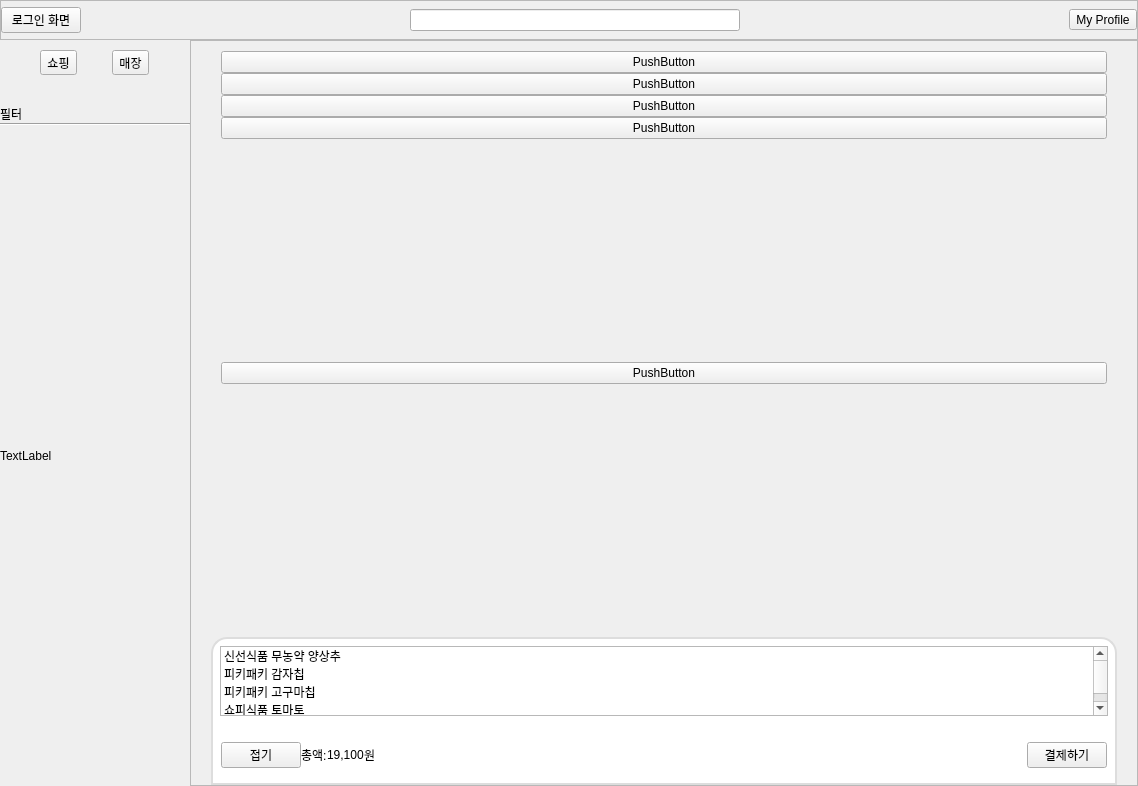
<?xml version="1.0" encoding="UTF-8"?>
<ui version="4.0">
 <class>Form_user</class>
 <widget class="QWidget" name="Form_user">
  <property name="geometry">
   <rect>
    <x>0</x>
    <y>0</y>
    <width>1138</width>
    <height>786</height>
   </rect>
  </property>
  <property name="sizePolicy">
   <sizepolicy hsizetype="Expanding" vsizetype="Expanding">
    <horstretch>0</horstretch>
    <verstretch>0</verstretch>
   </sizepolicy>
  </property>
  <property name="minimumSize">
   <size>
    <width>0</width>
    <height>30</height>
   </size>
  </property>
  <property name="windowTitle">
   <string>Form</string>
  </property>
  <layout class="QVBoxLayout" name="verticalLayout">
   <property name="spacing">
    <number>0</number>
   </property>
   <property name="leftMargin">
    <number>0</number>
   </property>
   <property name="topMargin">
    <number>0</number>
   </property>
   <property name="rightMargin">
    <number>0</number>
   </property>
   <property name="bottomMargin">
    <number>0</number>
   </property>
   <item>
    <widget class="QFrame" name="top_bar">
     <property name="sizePolicy">
      <sizepolicy hsizetype="Expanding" vsizetype="Fixed">
       <horstretch>0</horstretch>
       <verstretch>0</verstretch>
      </sizepolicy>
     </property>
     <property name="minimumSize">
      <size>
       <width>0</width>
       <height>40</height>
      </size>
     </property>
     <property name="frameShape">
      <enum>QFrame::StyledPanel</enum>
     </property>
     <property name="frameShadow">
      <enum>QFrame::Raised</enum>
     </property>
     <layout class="QHBoxLayout" name="horizontalLayout">
      <property name="spacing">
       <number>0</number>
      </property>
      <property name="leftMargin">
       <number>0</number>
      </property>
      <property name="topMargin">
       <number>0</number>
      </property>
      <property name="rightMargin">
       <number>0</number>
      </property>
      <property name="bottomMargin">
       <number>0</number>
      </property>
      <item>
       <widget class="QPushButton" name="btn_to_login_page">
        <property name="text">
         <string>로그인 화면</string>
        </property>
       </widget>
      </item>
      <item>
       <spacer name="horizontalSpacer">
        <property name="orientation">
         <enum>Qt::Horizontal</enum>
        </property>
        <property name="sizeHint" stdset="0">
         <size>
          <width>40</width>
          <height>20</height>
         </size>
        </property>
       </spacer>
      </item>
      <item>
       <widget class="QLineEdit" name="lineEdit"/>
      </item>
      <item>
       <spacer name="horizontalSpacer_2">
        <property name="orientation">
         <enum>Qt::Horizontal</enum>
        </property>
        <property name="sizeHint" stdset="0">
         <size>
          <width>40</width>
          <height>20</height>
         </size>
        </property>
       </spacer>
      </item>
      <item>
       <widget class="QToolButton" name="toolButton">
        <property name="text">
         <string>My Profile</string>
        </property>
       </widget>
      </item>
     </layout>
    </widget>
   </item>
   <item>
    <widget class="QWidget" name="main_aria" native="true">
     <layout class="QHBoxLayout" name="horizontalLayout_2" stretch="1,5">
      <property name="spacing">
       <number>0</number>
      </property>
      <property name="leftMargin">
       <number>0</number>
      </property>
      <property name="topMargin">
       <number>0</number>
      </property>
      <property name="rightMargin">
       <number>0</number>
      </property>
      <property name="bottomMargin">
       <number>0</number>
      </property>
      <item>
       <widget class="QWidget" name="side_bar" native="true">
        <layout class="QVBoxLayout" name="verticalLayout_4" stretch="1,8">
         <property name="spacing">
          <number>0</number>
         </property>
         <property name="leftMargin">
          <number>0</number>
         </property>
         <property name="topMargin">
          <number>0</number>
         </property>
         <property name="rightMargin">
          <number>0</number>
         </property>
         <property name="bottomMargin">
          <number>0</number>
         </property>
         <item>
          <layout class="QHBoxLayout" name="horizontalLayout_3">
           <property name="spacing">
            <number>5</number>
           </property>
           <property name="leftMargin">
            <number>10</number>
           </property>
           <property name="topMargin">
            <number>10</number>
           </property>
           <property name="rightMargin">
            <number>10</number>
           </property>
           <property name="bottomMargin">
            <number>10</number>
           </property>
           <item>
            <widget class="QToolButton" name="toolButton_3">
             <property name="text">
              <string>쇼핑</string>
             </property>
            </widget>
           </item>
           <item>
            <widget class="QToolButton" name="toolButton_2">
             <property name="text">
              <string>매장</string>
             </property>
            </widget>
           </item>
          </layout>
         </item>
         <item>
          <widget class="QStackedWidget" name="stack_side_bar">
           <property name="sizePolicy">
            <sizepolicy hsizetype="Expanding" vsizetype="Expanding">
             <horstretch>0</horstretch>
             <verstretch>0</verstretch>
            </sizepolicy>
           </property>
           <property name="minimumSize">
            <size>
             <width>30</width>
             <height>30</height>
            </size>
           </property>
           <property name="currentIndex">
            <number>0</number>
           </property>
           <widget class="QWidget" name="side_allergy_filter_page">
            <property name="sizePolicy">
             <sizepolicy hsizetype="Expanding" vsizetype="Preferred">
              <horstretch>0</horstretch>
              <verstretch>0</verstretch>
             </sizepolicy>
            </property>
            <layout class="QVBoxLayout" name="verticalLayout_6" stretch="0,0,10">
             <property name="spacing">
              <number>0</number>
             </property>
             <property name="leftMargin">
              <number>0</number>
             </property>
             <property name="topMargin">
              <number>20</number>
             </property>
             <property name="rightMargin">
              <number>0</number>
             </property>
             <property name="bottomMargin">
              <number>0</number>
             </property>
             <item>
              <widget class="QLabel" name="label_2">
               <property name="text">
                <string>필터</string>
               </property>
              </widget>
             </item>
             <item>
              <widget class="Line" name="line_3">
               <property name="orientation">
                <enum>Qt::Horizontal</enum>
               </property>
              </widget>
             </item>
             <item>
              <widget class="QLabel" name="label_6">
               <property name="text">
                <string>TextLabel</string>
               </property>
              </widget>
             </item>
            </layout>
           </widget>
           <widget class="QWidget" name="side_pick_page">
            <layout class="QVBoxLayout" name="verticalLayout_8">
             <property name="spacing">
              <number>0</number>
             </property>
             <property name="leftMargin">
              <number>0</number>
             </property>
             <property name="topMargin">
              <number>0</number>
             </property>
             <property name="rightMargin">
              <number>0</number>
             </property>
             <property name="bottomMargin">
              <number>0</number>
             </property>
             <item>
              <widget class="QScrollArea" name="scrollArea_2">
               <property name="widgetResizable">
                <bool>true</bool>
               </property>
               <widget class="QWidget" name="scrollAreaWidgetContents">
                <property name="geometry">
                 <rect>
                  <x>0</x>
                  <y>0</y>
                  <width>188</width>
                  <height>661</height>
                 </rect>
                </property>
                <layout class="QVBoxLayout" name="verticalLayout_11">
                 <item>
                  <layout class="QHBoxLayout" name="horizontalLayout_8">
                   <property name="topMargin">
                    <number>0</number>
                   </property>
                   <item>
                    <widget class="QLabel" name="label_15">
                     <property name="text">
                      <string>진행정보</string>
                     </property>
                    </widget>
                   </item>
                   <item>
                    <widget class="QLabel" name="text_progress">
                     <property name="text">
                      <string>80%</string>
                     </property>
                    </widget>
                   </item>
                  </layout>
                 </item>
                 <item>
                  <widget class="QProgressBar" name="shop_progressBar">
                   <property name="value">
                    <number>24</number>
                   </property>
                  </widget>
                 </item>
                 <item>
                  <widget class="QLabel" name="label_3">
                   <property name="text">
                    <string>원격 선택 상품</string>
                   </property>
                  </widget>
                 </item>
                 <item>
                  <widget class="QListWidget" name="listWidget_2"/>
                 </item>
                 <item>
                  <widget class="QLabel" name="label_14">
                   <property name="text">
                    <string>자동 선택 상품</string>
                   </property>
                  </widget>
                 </item>
                 <item>
                  <widget class="QListWidget" name="listWidget_3"/>
                 </item>
                </layout>
               </widget>
              </widget>
             </item>
            </layout>
           </widget>
          </widget>
         </item>
        </layout>
       </widget>
      </item>
      <item>
       <widget class="QStackedWidget" name="stacked_content">
        <property name="frameShape">
         <enum>QFrame::StyledPanel</enum>
        </property>
        <property name="currentIndex">
         <number>0</number>
        </property>
        <widget class="QWidget" name="page_content_user">
         <property name="sizePolicy">
          <sizepolicy hsizetype="Expanding" vsizetype="Expanding">
           <horstretch>0</horstretch>
           <verstretch>0</verstretch>
          </sizepolicy>
         </property>
         <layout class="QVBoxLayout" name="verticalLayout_5">
          <property name="spacing">
           <number>0</number>
          </property>
          <property name="leftMargin">
           <number>0</number>
          </property>
          <property name="topMargin">
           <number>0</number>
          </property>
          <property name="rightMargin">
           <number>0</number>
          </property>
          <property name="bottomMargin">
           <number>0</number>
          </property>
          <item>
           <widget class="QWidget" name="widget_3" native="true">
            <layout class="QVBoxLayout" name="verticalLayout_13" stretch="10,1">
             <property name="spacing">
              <number>30</number>
             </property>
             <property name="leftMargin">
              <number>20</number>
             </property>
             <property name="topMargin">
              <number>0</number>
             </property>
             <property name="rightMargin">
              <number>20</number>
             </property>
             <property name="bottomMargin">
              <number>0</number>
             </property>
             <item>
              <widget class="QScrollArea" name="scrollArea">
               <property name="sizePolicy">
                <sizepolicy hsizetype="Expanding" vsizetype="Expanding">
                 <horstretch>0</horstretch>
                 <verstretch>0</verstretch>
                </sizepolicy>
               </property>
               <property name="frameShape">
                <enum>QFrame::NoFrame</enum>
               </property>
               <property name="frameShadow">
                <enum>QFrame::Plain</enum>
               </property>
               <property name="widgetResizable">
                <bool>true</bool>
               </property>
               <widget class="QWidget" name="scroll_main_content">
                <property name="geometry">
                 <rect>
                  <x>0</x>
                  <y>0</y>
                  <width>906</width>
                  <height>566</height>
                 </rect>
                </property>
                <property name="sizePolicy">
                 <sizepolicy hsizetype="Expanding" vsizetype="MinimumExpanding">
                  <horstretch>0</horstretch>
                  <verstretch>0</verstretch>
                 </sizepolicy>
                </property>
                <layout class="QVBoxLayout" name="verticalLayout_2">
                 <property name="spacing">
                  <number>0</number>
                 </property>
                 <property name="leftMargin">
                  <number>10</number>
                 </property>
                 <property name="topMargin">
                  <number>10</number>
                 </property>
                 <property name="rightMargin">
                  <number>10</number>
                 </property>
                 <property name="bottomMargin">
                  <number>0</number>
                 </property>
                 <item>
                  <widget class="QPushButton" name="pushButton_4">
                   <property name="text">
                    <string>PushButton</string>
                   </property>
                  </widget>
                 </item>
                 <item>
                  <widget class="QPushButton" name="pushButton_5">
                   <property name="text">
                    <string>PushButton</string>
                   </property>
                  </widget>
                 </item>
                 <item>
                  <widget class="QPushButton" name="pushButton_6">
                   <property name="text">
                    <string>PushButton</string>
                   </property>
                  </widget>
                 </item>
                 <item>
                  <widget class="QPushButton" name="pushButton_7">
                   <property name="text">
                    <string>PushButton</string>
                   </property>
                  </widget>
                 </item>
                 <item>
                  <spacer name="verticalSpacer_2">
                   <property name="orientation">
                    <enum>Qt::Vertical</enum>
                   </property>
                   <property name="sizeHint" stdset="0">
                    <size>
                     <width>20</width>
                     <height>30</height>
                    </size>
                   </property>
                  </spacer>
                 </item>
                 <item>
                  <widget class="QPushButton" name="pushButton_8">
                   <property name="text">
                    <string>PushButton</string>
                   </property>
                  </widget>
                 </item>
                 <item>
                  <spacer name="verticalSpacer">
                   <property name="orientation">
                    <enum>Qt::Vertical</enum>
                   </property>
                   <property name="sizeType">
                    <enum>QSizePolicy::Expanding</enum>
                   </property>
                   <property name="sizeHint" stdset="0">
                    <size>
                     <width>20</width>
                     <height>0</height>
                    </size>
                   </property>
                  </spacer>
                 </item>
                </layout>
               </widget>
              </widget>
             </item>
             <item>
              <widget class="QWidget" name="cart_frame" native="true">
               <property name="styleSheet">
                <string notr="true">#cart_frame {
      border: 2px solid #dddddd;
      border-top-left-radius: 16px;
      border-top-right-radius: 16px;
      border-bottom-left-radius: 0px;
      border-bottom-right-radius: 0px;
      background-color: white;
  }
</string>
               </property>
               <layout class="QVBoxLayout" name="verticalLayout_7">
                <property name="spacing">
                 <number>0</number>
                </property>
                <property name="leftMargin">
                 <number>0</number>
                </property>
                <property name="topMargin">
                 <number>0</number>
                </property>
                <property name="rightMargin">
                 <number>0</number>
                </property>
                <property name="bottomMargin">
                 <number>0</number>
                </property>
                <item>
                 <widget class="QFrame" name="cart_body">
                  <property name="styleSheet">
                   <string notr="true"/>
                  </property>
                  <property name="frameShape">
                   <enum>QFrame::NoFrame</enum>
                  </property>
                  <property name="frameShadow">
                   <enum>QFrame::Raised</enum>
                  </property>
                  <layout class="QVBoxLayout" name="verticalLayout_10">
                   <item>
                    <widget class="QListWidget" name="listWidget">
                     <item>
                      <property name="text">
                       <string>신선식품 무농약 양상추</string>
                      </property>
                     </item>
                     <item>
                      <property name="text">
                       <string>피키패키 감자칩</string>
                      </property>
                     </item>
                     <item>
                      <property name="text">
                       <string>피키패키 고구마칩</string>
                      </property>
                     </item>
                     <item>
                      <property name="text">
                       <string>쇼피식품 토마토</string>
                      </property>
                     </item>
                     <item>
                      <property name="text">
                       <string/>
                      </property>
                     </item>
                    </widget>
                   </item>
                  </layout>
                 </widget>
                </item>
                <item>
                 <widget class="QFrame" name="cart_header">
                  <property name="enabled">
                   <bool>true</bool>
                  </property>
                  <property name="minimumSize">
                   <size>
                    <width>0</width>
                    <height>60</height>
                   </size>
                  </property>
                  <property name="styleSheet">
                   <string notr="true"/>
                  </property>
                  <property name="frameShape">
                   <enum>QFrame::NoFrame</enum>
                  </property>
                  <property name="frameShadow">
                   <enum>QFrame::Raised</enum>
                  </property>
                  <layout class="QHBoxLayout" name="horizontalLayout_4">
                   <property name="spacing">
                    <number>0</number>
                   </property>
                   <property name="leftMargin">
                    <number>10</number>
                   </property>
                   <property name="topMargin">
                    <number>0</number>
                   </property>
                   <property name="rightMargin">
                    <number>10</number>
                   </property>
                   <property name="bottomMargin">
                    <number>0</number>
                   </property>
                   <item>
                    <widget class="QPushButton" name="pushButton_2">
                     <property name="text">
                      <string>접기</string>
                     </property>
                    </widget>
                   </item>
                   <item>
                    <widget class="QLabel" name="label_4">
                     <property name="text">
                      <string>총액:</string>
                     </property>
                    </widget>
                   </item>
                   <item>
                    <widget class="QLabel" name="label">
                     <property name="text">
                      <string>19,100</string>
                     </property>
                    </widget>
                   </item>
                   <item>
                    <widget class="QLabel" name="label_5">
                     <property name="text">
                      <string>원</string>
                     </property>
                    </widget>
                   </item>
                   <item>
                    <spacer name="horizontalSpacer_3">
                     <property name="orientation">
                      <enum>Qt::Horizontal</enum>
                     </property>
                     <property name="sizeHint" stdset="0">
                      <size>
                       <width>40</width>
                       <height>20</height>
                      </size>
                     </property>
                    </spacer>
                   </item>
                   <item>
                    <widget class="QPushButton" name="btn_pay">
                     <property name="text">
                      <string>결제하기</string>
                     </property>
                    </widget>
                   </item>
                  </layout>
                 </widget>
                </item>
               </layout>
              </widget>
             </item>
            </layout>
           </widget>
          </item>
         </layout>
        </widget>
        <widget class="QWidget" name="page_content_pick">
         <layout class="QVBoxLayout" name="verticalLayout_3">
          <property name="spacing">
           <number>0</number>
          </property>
          <property name="leftMargin">
           <number>0</number>
          </property>
          <property name="topMargin">
           <number>0</number>
          </property>
          <property name="rightMargin">
           <number>0</number>
          </property>
          <property name="bottomMargin">
           <number>0</number>
          </property>
          <item>
           <widget class="QFrame" name="frame">
            <property name="frameShape">
             <enum>QFrame::StyledPanel</enum>
            </property>
            <property name="frameShadow">
             <enum>QFrame::Raised</enum>
            </property>
            <layout class="QVBoxLayout" name="verticalLayout_9" stretch="10,1">
             <property name="spacing">
              <number>0</number>
             </property>
             <property name="leftMargin">
              <number>20</number>
             </property>
             <property name="topMargin">
              <number>0</number>
             </property>
             <property name="rightMargin">
              <number>20</number>
             </property>
             <property name="bottomMargin">
              <number>0</number>
             </property>
             <item>
              <widget class="QFrame" name="frame_2">
               <property name="frameShape">
                <enum>QFrame::StyledPanel</enum>
               </property>
               <property name="frameShadow">
                <enum>QFrame::Raised</enum>
               </property>
               <layout class="QHBoxLayout" name="horizontalLayout_6" stretch="8,10">
                <item>
                 <widget class="QWidget" name="map_area" native="true">
                  <layout class="QVBoxLayout" name="verticalLayout_12">
                   <item>
                    <widget class="QLabel" name="label_8">
                     <property name="text">
                      <string>마트지도</string>
                     </property>
                    </widget>
                   </item>
                   <item>
                    <widget class="QLabel" name="label_13">
                     <property name="text">
                      <string>지도</string>
                     </property>
                    </widget>
                   </item>
                  </layout>
                 </widget>
                </item>
                <item>
                 <widget class="QWidget" name="widget" native="true">
                  <layout class="QVBoxLayout" name="verticalLayout_15" stretch="5,3">
                   <item>
                    <widget class="QWidget" name="robot_view" native="true">
                     <layout class="QVBoxLayout" name="verticalLayout_14">
                      <item>
                       <layout class="QHBoxLayout" name="horizontalLayout_7">
                        <item>
                         <widget class="QLabel" name="label_10">
                          <property name="text">
                           <string>로봇 시야</string>
                          </property>
                         </widget>
                        </item>
                        <item>
                         <widget class="QPushButton" name="btn_view_front">
                          <property name="text">
                           <string>전면</string>
                          </property>
                         </widget>
                        </item>
                        <item>
                         <widget class="QPushButton" name="btn_view_arm">
                          <property name="text">
                           <string>로봇팔</string>
                          </property>
                         </widget>
                        </item>
                       </layout>
                      </item>
                      <item>
                       <widget class="QLabel" name="label_9">
                        <property name="text">
                         <string>로봇 영상</string>
                        </property>
                       </widget>
                      </item>
                     </layout>
                    </widget>
                   </item>
                   <item>
                    <widget class="QWidget" name="order_select_area" native="true">
                     <layout class="QVBoxLayout" name="verticalLayout_17">
                      <item>
                       <widget class="QLabel" name="label_11">
                        <property name="text">
                         <string>주문 선택지</string>
                        </property>
                       </widget>
                      </item>
                      <item>
                       <widget class="QLabel" name="label_12">
                        <property name="text">
                         <string>이동중입니다</string>
                        </property>
                       </widget>
                      </item>
                     </layout>
                    </widget>
                   </item>
                  </layout>
                 </widget>
                </item>
               </layout>
              </widget>
             </item>
             <item>
              <widget class="QWidget" name="pick_bottom_sheet" native="true">
               <property name="styleSheet">
                <string notr="true">#widget_2 {
      border: 2px solid #dddddd;
      border-top-left-radius: 16px;
      border-top-right-radius: 16px;
      border-bottom-left-radius: 0px;
      border-bottom-right-radius: 0px;
      background-color: white;
  }</string>
               </property>
               <layout class="QHBoxLayout" name="horizontalLayout_5">
                <property name="spacing">
                 <number>0</number>
                </property>
                <property name="leftMargin">
                 <number>10</number>
                </property>
                <property name="topMargin">
                 <number>0</number>
                </property>
                <property name="rightMargin">
                 <number>10</number>
                </property>
                <property name="bottomMargin">
                 <number>0</number>
                </property>
                <item>
                 <widget class="QLabel" name="label_7">
                  <property name="text">
                   <string>현재 쇼피패키 감자칩 60g 으로 이동중</string>
                  </property>
                 </widget>
                </item>
                <item>
                 <spacer name="horizontalSpacer_4">
                  <property name="orientation">
                   <enum>Qt::Horizontal</enum>
                  </property>
                  <property name="sizeHint" stdset="0">
                   <size>
                    <width>40</width>
                    <height>20</height>
                   </size>
                  </property>
                 </spacer>
                </item>
                <item>
                 <widget class="QPushButton" name="btn_auto_pick">
                  <property name="text">
                   <string>자동 선택</string>
                  </property>
                 </widget>
                </item>
               </layout>
              </widget>
             </item>
            </layout>
           </widget>
          </item>
         </layout>
        </widget>
       </widget>
      </item>
     </layout>
    </widget>
   </item>
  </layout>
 </widget>
 <resources/>
 <connections/>
</ui>
